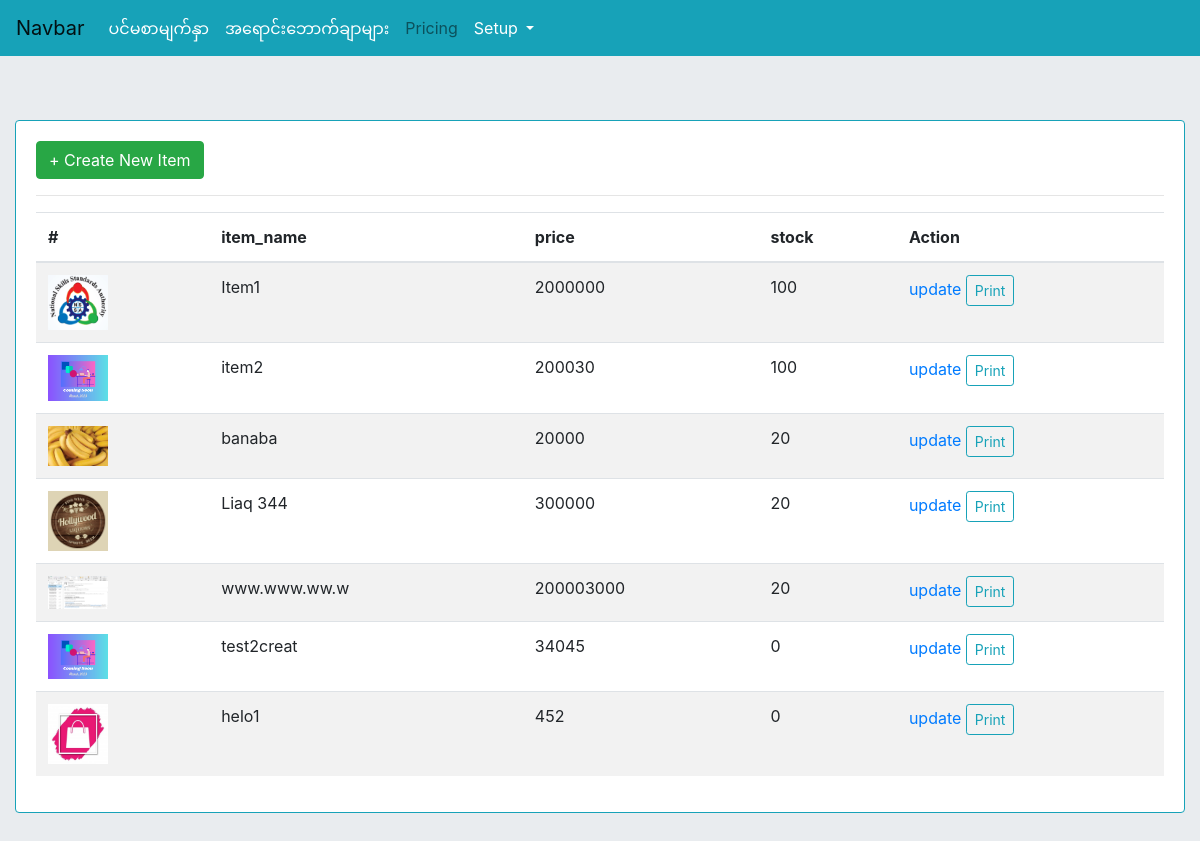
The page /itemlist/ on the database as committed earlier.
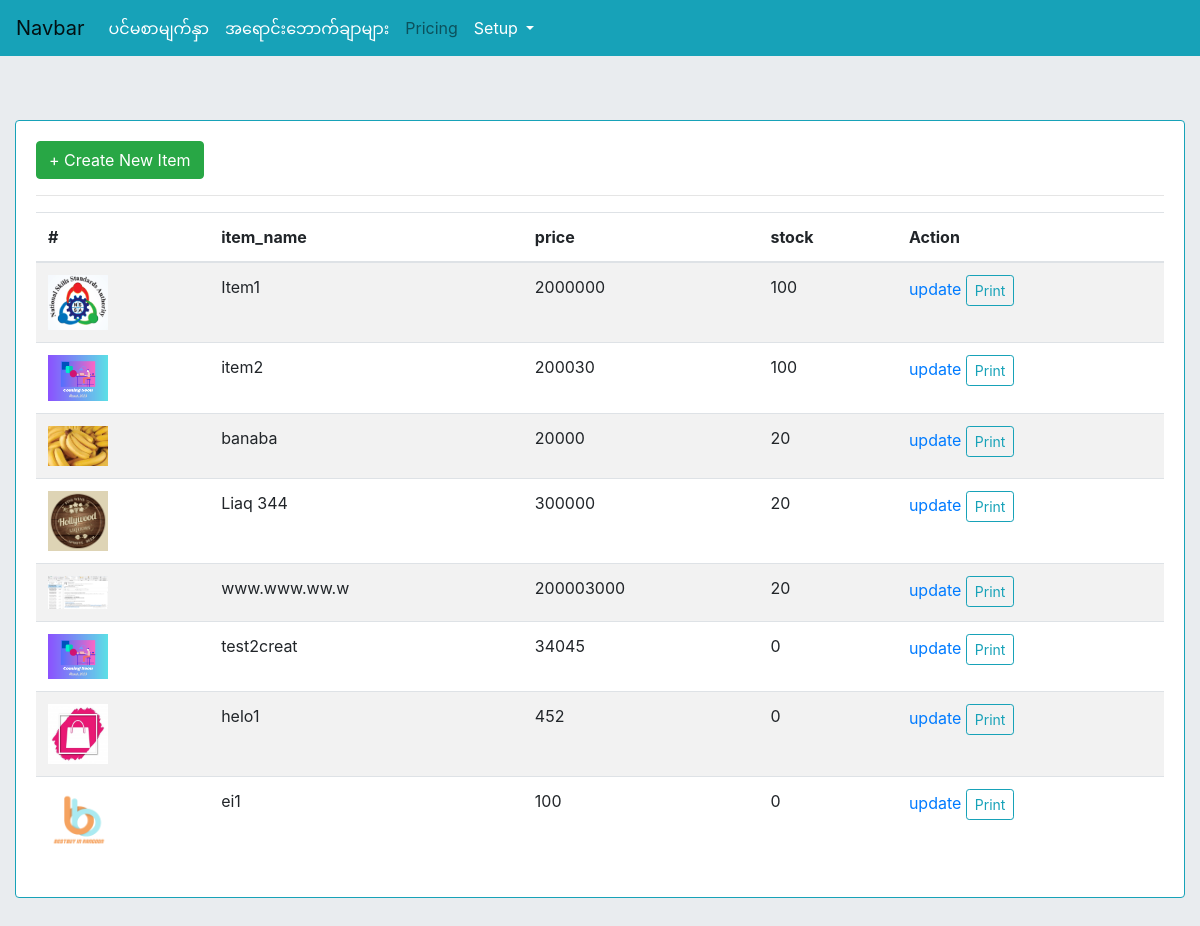
The same page on the database as committed later.
### myapp/models.py (models this page shows, shortened)
class item(models.Model):
    photo = models.ImageField(upload_to='', blank=True, null=True)
    item_name = models.CharField(max_length=255)
    slug = models.CharField(max_length=255, blank=True, null=True)
    price = models.PositiveIntegerField(default=0)
    stock = models.PositiveIntegerField(default=0)
    created_at = models.DateTimeField(auto_now_add=True)
    updated_at = models.DateTimeField(auto_now=True)

### myapp/views.py (the view)
# urls.py: path('itemlist/', views.itemlist, name='itemlist'),
def itemlist(request):
    itm = item.objects.all()
    form = ItemForm()
    context = {'itm':itm, 'form':form}
    return render(request, 'itemlist.html', context)

### templates/itemlist.html (shortened to what this page needs)
{% extends 'base.html' %}
{% block content %}
<div class="card border-info mb-3">
  <div class="card-body">
<button type="button" class="btn btn-success" data-toggle="modal" data-target="#createItm">
  + Create New Item
</button>
<hr>
<table class="table table-striped" id="itemlisttable">
  <thead>
    <tr>
      <th scope="col">#</th>
      <th scope="col">item_name</th>
      <th scope="col">price</th>
      <th scope="col">stock</th>
      <th scope="col">Action</th>
    </tr>
  </thead>
  <tbody>
  	{% for i in itm %}
    <tr>
      <th scope="row"><img src="{{i.photo.url}}" width="60px"></th>
      <td>{{i.item_name}}</td>
      <td>{{i.price}}</td>
      <td>{{i.stock}}</td>
      <td>
      	<a href="{% url 'myapp:update_view' i.id %]">update</a>
        <a href="{% url 'myapp:update_view' i.id %}" class="btn btn-sm btn-outline-info">Print</a>
      </td>
    </tr>
    {% endfor %}
  </tbody>
</table>
  </div>
</div>
{% endblock content %}

Rows that differ between the two databases and show on the page:
added item: photo (picture), item_name "ei1", price "100", stock "0"
